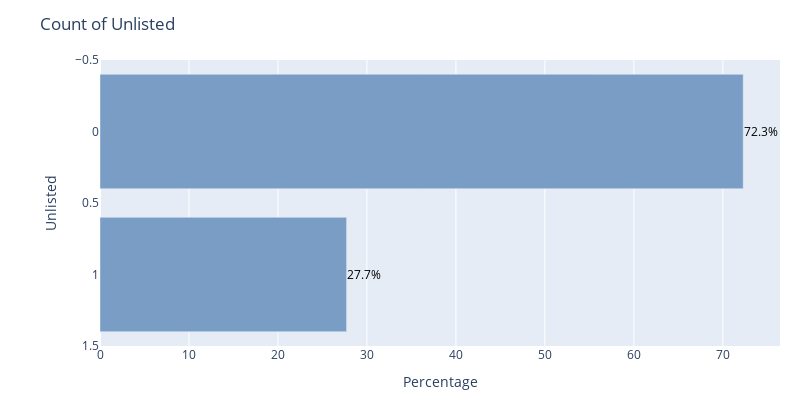

The notebook cell this image was saved under:
### Code cell
# Calculate the percentage for each category
total = len(corpora_train)
corpora_train_counts = corpora_train['unlisted'].value_counts()
corpora_train_percentages = 100 * corpora_train_counts / total

# Create the horizontal bar chart
fig = go.Figure(data=[
    go.Bar(
        y=corpora_train_percentages.index,
        x=corpora_train_percentages.values,
        orientation='h',
        marker=dict(color='rgb(121, 157, 196)')
    )
])

# Add percentage labels to each bar
for i, percentage in enumerate(corpora_train_percentages.values):
    fig.add_annotation(
        x=percentage + 2,
        y=corpora_train_percentages.index[i],
        text=f'{percentage:.1f}%',
        showarrow=False,
        font=dict(size=12, color='black')
    )

# Set the layout
fig.update_layout(
    title='Count of Unlisted',
    xaxis_title='Percentage',
    yaxis_title='Unlisted',
    yaxis=dict(autorange="reversed"),
    height=400,
    width=800,
    margin=dict(l=100, r=20, t=60, b=20)
)

# Show the plot
fig.show()

### Figure 1 — Plotly figure (JSON) as saved in the notebook; plotly's stock layout.template omitted (floating-point values rounded to 4 significant figures)
{"data": [{"marker": {"color": "rgb(121, 157, 196)"}, "orientation": "h", "type": "bar", "x": [72.29, 27.71], "y": [0, 1]}], "layout": {"annotations": [{"font": {"color": "black", "size": 12}, "showarrow": false, "text": "72.3%", "x": 74.29, "y": 0}, {"font": {"color": "black", "size": 12}, "showarrow": false, "text": "27.7%", "x": 29.71, "y": 1}], "height": 400, "margin": {"b": 20, "l": 100, "r": 20, "t": 60}, "title": {"text": "Count of Unlisted"}, "width": 800, "xaxis": {"title": {"text": "Percentage"}}, "yaxis": {"autorange": "reversed", "title": {"text": "Unlisted"}}}}
